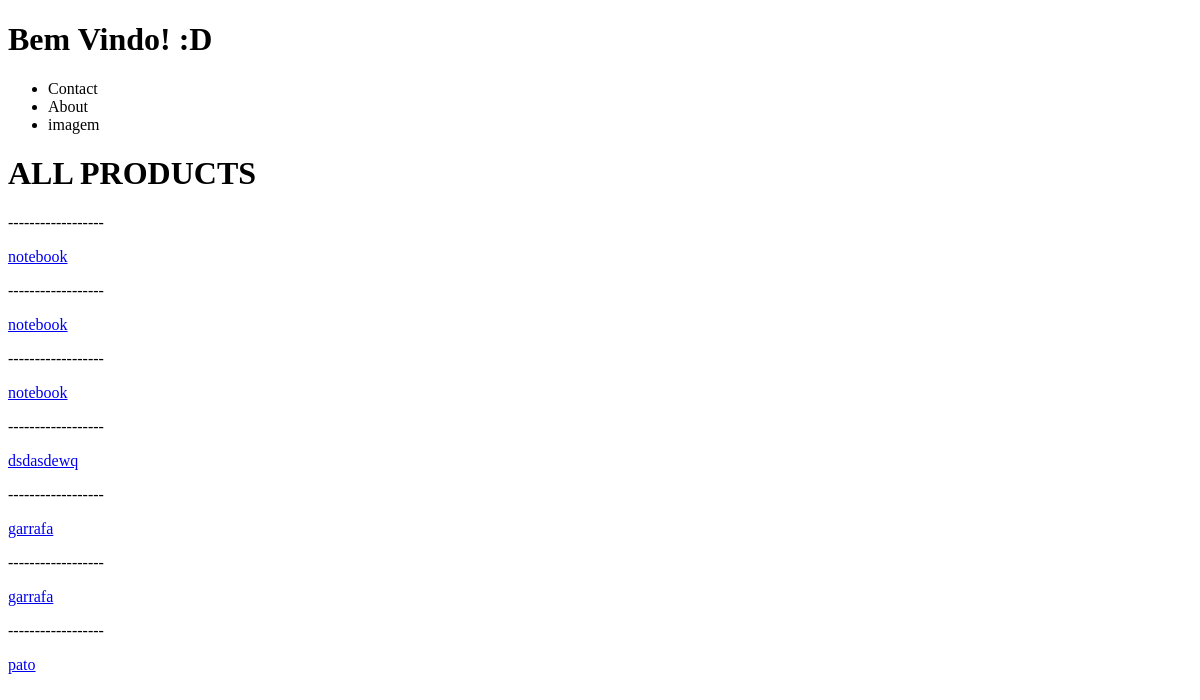
Before: /product/ with the older database file.
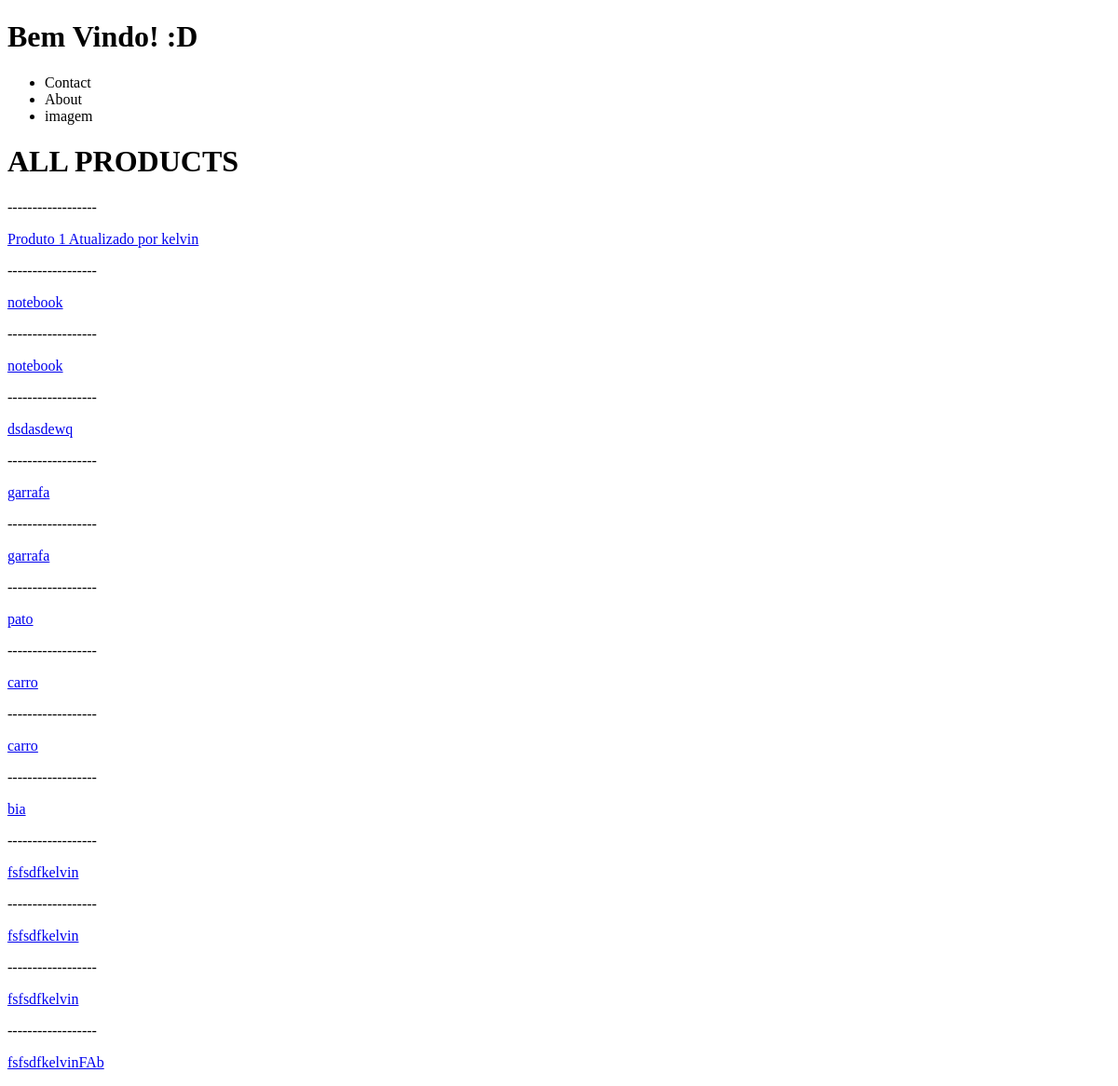
After: the same page with the newer database file.
### products/models.py (models this page shows)
class Product(models.Model):
    title = models.CharField(max_length=120)
    description = models.TextField(blank=True, null=True)
    price = models.DecimalField(decimal_places=2, max_digits=10000)
    sumary = models.TextField(blank=True, null=True)
    featured = models.BooleanField(default=True) #null=True or default=True (por se bool) para preenchar os antigos já adicionados
    def get_absolute_url(self):
        return reverse("products:product_detail", kwargs={"id": self.id}) #f"/product/{self.id}"

### products/views.py (the view)
# urls.py: path('', product_list_veiw),
def product_list_veiw(request):
    queryset = Product.objects.all()
    my_ctx = {
        "object_list": queryset,
    }
    return render(request, "products/product_list.html", my_ctx)

### products/templates/products/product_list.html
{% extends 'base.html' %}
{% block content %}
<h1>ALL PRODUCTS</h1>
{% for instance in object_list %}
<p>------------------</p>
<p>
    <a href="{{ instance.get_absolute_url }}"> {{instance.title}}</a>
</p>
{% endfor %}
{% endblock %}

Changed rows visible on the page:
changed Product: title "notebook" → "Produto 1 Atualizado por kelvin"
added Product: title "carro"
added Product: title "carro"
added Product: title "bia"
added Product: title "fsfsdfkelvin"
added Product: title "fsfsdfkelvin"
added Product: title "fsfsdfkelvin"
added Product: title "fsfsdfkelvinFAb"
